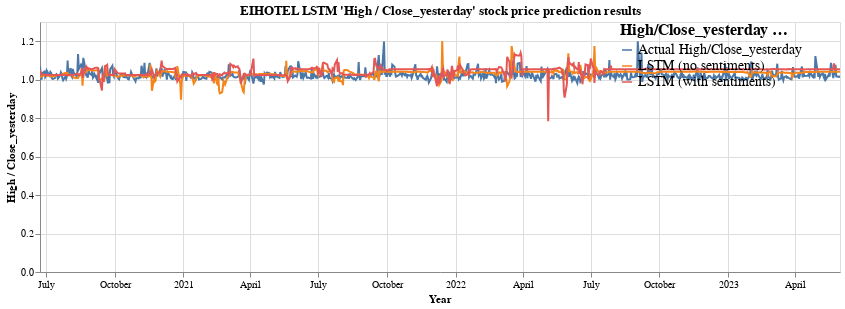

The cell this chart's notebook holds for it:
### Code cell
high_close_yesterday_ratio = alt.Chart(melted_df, title="EIHOTEL LSTM 'High / Close_yesterday' stock price prediction results").mark_line().encode(
    x=alt.X('date:T', title="Year"),
    y = alt.Y('High/Close_yesterday:Q', title="High / Close_yesterday"),
    color = alt.Color('High/Close_yesterday method:N',
                      legend=alt.Legend(orient='right',direction = 'vertical',labelLimit = 400))
    ).properties(height = 250, width = 800
    ).configure_legend(
    offset=-220,
    symbolDirection='vertical',
        titleFontSize=16,
        labelFontSize=14
    )

high_close_yesterday_ratio.interactive()

### Figure 1 — Vega-Lite specification as saved in the notebook (floating-point values rounded to 4 significant figures; data arrays with more than 128 entries replaced by an {"elided": "..."} marker saying what was removed)
{"usermeta": {"embedOptions": {"theme": "fivethirtyeight"}}, "config": {"view": {"continuousWidth": 400, "continuousHeight": 300}, "legend": {"labelFontSize": 14, "offset": -220, "symbolDirection": "vertical", "titleFontSize": 16}}, "data": {"name": "data-1bb899cc7301610f80508a95dd840a22"}, "mark": "line", "encoding": {"color": {"field": "High/Close_yesterday method", "legend": {"direction": "vertical", "labelLimit": 400, "orient": "right"}, "type": "nominal"}, "x": {"field": "date", "title": "Year", "type": "temporal"}, "y": {"field": "High/Close_yesterday", "title": "High / Close_yesterday", "type": "quantitative"}}, "height": 250, "selection": {"selector002": {"type": "interval", "bind": "scales", "encodings": ["x", "y"]}}, "title": "EIHOTEL LSTM 'High / Close_yesterday' stock price prediction results", "width": 800, "$schema": "https://vega.github.io/schema/vega-lite/v4.17.0.json", "datasets": {"data-1bb899cc7301610f80508a95dd840a22": {"elided": "2181 records"}}}
